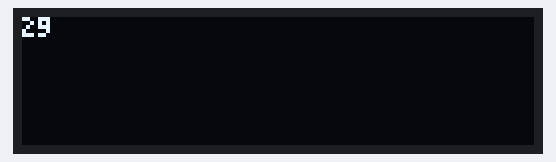
The sketch below on a simulated Arduino Uno, built with avr-gcc and run on an emulated ATmega328P. On the bench: 128×32 one-colour display.

Above: at 0.2 s.
At 5.2 s:
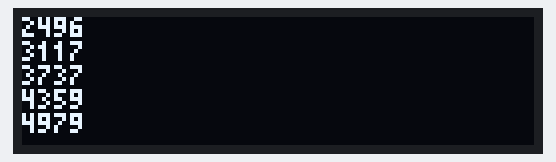
At 10.1 s:
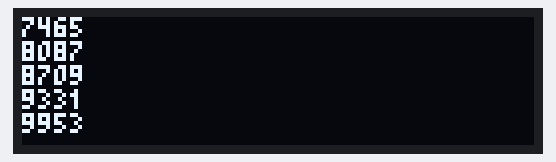
At 19.5 s:
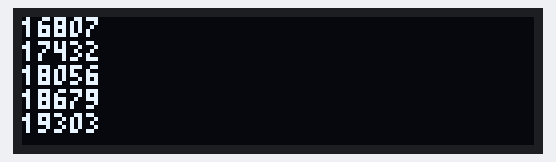
At 29.5 s:
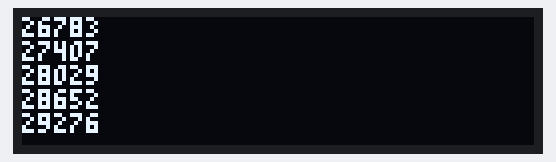
At 39.4 s:
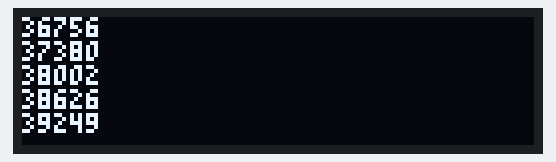

The sketch:

oled128x32unou8g2log.ino
```cpp
#include <Arduino.h>
#include <Wire.h>
#include <U8g2lib.h>

U8G2_SSD1306_128X32_UNIVISION_1_HW_I2C u8g2(U8G2_R0);
//U8G2_SSD1306_128X32_UNIVISION_2_HW_I2C u8g2(U8G2_R0);
//U8G2_SSD1306_128X32_UNIVISION_F_HW_I2C u8g2(U8G2_R0);
//U8G2_SSD1306_128X32_UNIVISION_1_2ND_HW_I2C u8g2(U8G2_R0);
//U8G2_SSD1306_128X32_UNIVISION_2_2ND_HW_I2C u8g2(U8G2_R0);
//U8G2_SSD1306_128X32_UNIVISION_F_2ND_HW_I2C u8g2(U8G2_R0);

U8G2LOG u8g2log;

// assume 4x6 font, define width and height
#define U8LOG_WIDTH 32
#define U8LOG_HEIGHT 5

// allocate memory
uint8_t u8log_buffer[U8LOG_WIDTH*U8LOG_HEIGHT];

void setup() {
  u8g2.begin();
  u8g2.setFont(u8g2_font_tom_thumb_4x6_mf);	// set the font for the terminal window
  u8g2log.begin(u8g2, U8LOG_WIDTH, U8LOG_HEIGHT, u8log_buffer);	// connect to u8g2, assign buffer
  u8g2log.setLineHeightOffset(0);	// set extra space between lines in pixel, this can be negative
  u8g2log.setRedrawMode(0);		// 0: Update screen with newline, 1: Update screen for every char
}

void loop() {
  // Print a number on the U8g2log window
  u8g2log.print(millis());
  // Print a new line, scroll the text window content if required
  // Refresh the screen
  u8g2log.print("\n");

  delay(500);
}
```

Measured:
- what the display in image 0 shows lasts 0.7 s, from 0.1 s to 0.8 s
